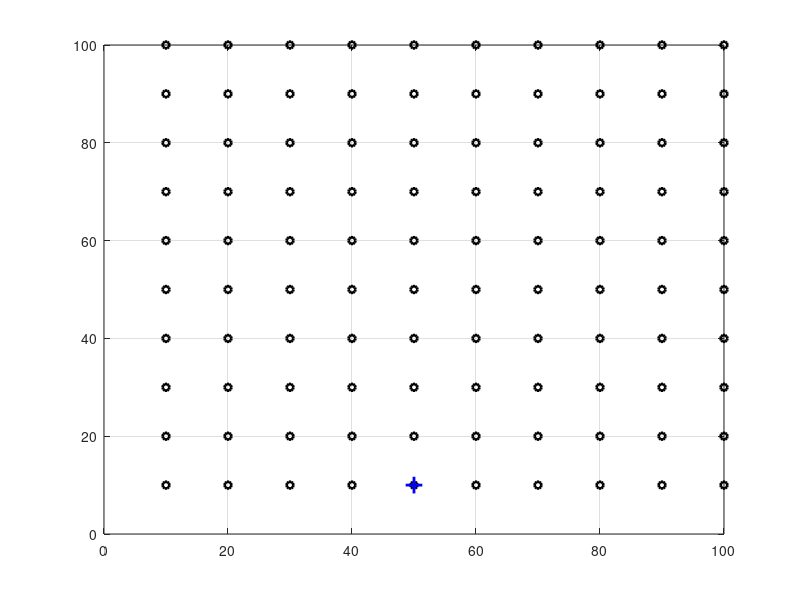

Here is the MATLAB script that generated this plot:
networkSize = 100;  % we consider a 100by100 area that the mobile can wander
    
    
               k=1;
               for i=10:10:100
                   for j=10:10:100
                       anchorLoc(k,:)=[j i];
                       if(k<100)
                       k=k+1;
                       else
                           break;
                       end
                   end
               end
 
    f1 = figure(1);
    clf
    plot(anchorLoc(:,1),anchorLoc(:,2),'ko','MarkerSize',5,'lineWidth',2);
    grid on
    hold on
    plot(anchorLoc(5,1),anchorLoc(5,2),'b+','MarkerSize',12,'lineWidth',2);